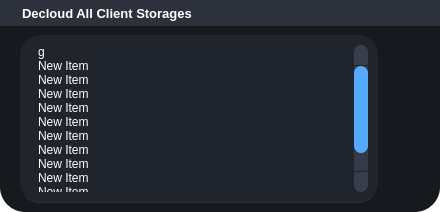
<?xml version="1.0" encoding="UTF-8"?>
<ui version="4.0">
 <class>MainWindow</class>
 <widget class="QMainWindow" name="MainWindow">
  <property name="geometry">
   <rect>
    <x>0</x>
    <y>0</y>
    <width>440</width>
    <height>212</height>
   </rect>
  </property>
  <property name="windowTitle">
   <string>MainWindow</string>
  </property>
  <property name="styleSheet">
   <string notr="true">* {
	border: none;
	background-color:transparent;
	background: transparent;
	padding: 0;
	margin:0;
	color:#fff;
}

#centralwidget {
	background-color: #16191d;
	border-radius: 25px;
}
#headerContainer {
	background-color: #2c313c;
}

QListWidget {	
	background-color: rgba(39, 44, 54, 150);
	padding: 10px;
	border-radius: 20px;
	gridline-color: rgb(44, 49, 60);
	border-bottom: 1px solid rgb(44, 49, 60);
}
QListWidget::item{
	border-color: rgb(44, 49, 60);
	padding-left: 5px;
	padding-right: 5px;
	gridline-color: rgb(44, 49, 60);
}
QListWidget::item:hover{
	background-color: rgba(85, 170, 255, 200);
	border-top-left-radius: 20px;
	
}
QScrollBar:horizontal {
    border: none;
    background: rgb(52, 59, 72);
    height: 14px;
    margin: 0px 21px 0 21px;
	border-radius: 0px;
}
 QScrollBar:vertical {
	border: none;
    background: rgb(52, 59, 72);
    width: 14px;
    margin: 21px 0 21px 0;
	border-radius: 0px;
 }
QHeaderView::section{
	Background-color: rgb(39, 44, 54);
	max-width: 30px;
	border: 1px solid rgb(44, 49, 60);
	border-style: none;
    border-bottom: 1px solid rgb(44, 49, 60);
    border-right: 1px solid rgb(44, 49, 60);
}
QListWidget::horizontalHeader {	
	background-color: rgb(81, 255, 0);
}
QHeaderView::section:horizontal
{
    border: 1px solid rgb(32, 34, 42);
	background-color: rgb(27, 29, 35);
	padding: 3px;
	border-top-left-radius: 7px;
    border-top-right-radius: 7px;
}
QHeaderView::section:vertical
{
    border: 1px solid rgb(44, 49, 60);
}


/* SCROLL BARS */
QScrollBar:horizontal {
    border: none;
    background: rgb(52, 59, 72);
    height: 14px;
    margin: 0px 21px 0 21px;
	border-radius: 0px;
}
QScrollBar::handle:horizontal {
    background: rgb(85, 170, 255);
    min-width: 25px;
	border-radius: 7px
}
QScrollBar::add-line:horizontal {
    border: none;
    background: rgb(55, 63, 77);
    width: 20px;
	border-top-right-radius: 7px;
    border-bottom-right-radius: 7px;
    subcontrol-position: right;
    subcontrol-origin: margin;
}
QScrollBar::sub-line:horizontal {
    border: none;
    background: rgb(55, 63, 77);
    width: 20px;
	border-top-left-radius: 7px;
    border-bottom-left-radius: 7px;
    subcontrol-position: left;
    subcontrol-origin: margin;
}
QScrollBar::up-arrow:horizontal, QScrollBar::down-arrow:horizontal
{
     background: none;
}
QScrollBar::add-page:horizontal, QScrollBar::sub-page:horizontal
{
     background: none;
}
 QScrollBar:vertical {
	border: none;
    background: rgb(52, 59, 72);
    width: 14px;
    margin: 21px 0 21px 0;
	border-radius: 0px;
 }
 QScrollBar::handle:vertical {	
	background: rgb(85, 170, 255);
    min-height: 25px;
	border-radius: 7px
 }
 QScrollBar::add-line:vertical {
     border: none;
    background: rgb(55, 63, 77);
     height: 20px;
	border-bottom-left-radius: 7px;
    border-bottom-right-radius: 7px;
     subcontrol-position: bottom;
     subcontrol-origin: margin;
 }
 QScrollBar::sub-line:vertical {
	border: none;
    background: rgb(55, 63, 77);
     height: 20px;
	border-top-left-radius: 7px;
    border-top-right-radius: 7px;
     subcontrol-position: top;
     subcontrol-origin: margin;
 }
 QScrollBar::up-arrow:vertical, QScrollBar::down-arrow:vertical {
     background: none;
 }

 QScrollBar::add-page:vertical, QScrollBar::sub-page:vertical {
     background: none;
 }</string>
  </property>
  <widget class="QWidget" name="centralwidget">
   <property name="styleSheet">
    <string notr="true"/>
   </property>
   <layout class="QVBoxLayout" name="verticalLayout_2">
    <property name="spacing">
     <number>0</number>
    </property>
    <property name="leftMargin">
     <number>0</number>
    </property>
    <property name="topMargin">
     <number>0</number>
    </property>
    <property name="rightMargin">
     <number>0</number>
    </property>
    <property name="bottomMargin">
     <number>0</number>
    </property>
    <item alignment="Qt::AlignTop">
     <widget class="QWidget" name="headerContainer" native="true">
      <layout class="QHBoxLayout" name="horizontalLayout">
       <property name="spacing">
        <number>0</number>
       </property>
       <property name="leftMargin">
        <number>0</number>
       </property>
       <property name="topMargin">
        <number>5</number>
       </property>
       <property name="rightMargin">
        <number>0</number>
       </property>
       <property name="bottomMargin">
        <number>5</number>
       </property>
       <item alignment="Qt::AlignLeft">
        <widget class="QFrame" name="frame">
         <property name="frameShape">
          <enum>QFrame::StyledPanel</enum>
         </property>
         <property name="frameShadow">
          <enum>QFrame::Raised</enum>
         </property>
         <layout class="QHBoxLayout" name="horizontalLayout_2">
          <property name="spacing">
           <number>5</number>
          </property>
          <property name="leftMargin">
           <number>10</number>
          </property>
          <property name="topMargin">
           <number>0</number>
          </property>
          <property name="rightMargin">
           <number>0</number>
          </property>
          <property name="bottomMargin">
           <number>0</number>
          </property>
          <item>
           <widget class="QLabel" name="label_2">
            <property name="enabled">
             <bool>true</bool>
            </property>
            <property name="maximumSize">
             <size>
              <width>30</width>
              <height>30</height>
             </size>
            </property>
            <property name="font">
             <font>
              <kerning>true</kerning>
             </font>
            </property>
            <property name="frameShape">
             <enum>QFrame::NoFrame</enum>
            </property>
            <property name="text">
             <string/>
            </property>
            <property name="pixmap">
             <pixmap resource="../resources.qrc">:/images/icon.png</pixmap>
            </property>
            <property name="scaledContents">
             <bool>true</bool>
            </property>
           </widget>
          </item>
          <item>
           <widget class="QLabel" name="label">
            <property name="font">
             <font>
              <pointsize>10</pointsize>
              <weight>75</weight>
              <bold>true</bold>
             </font>
            </property>
            <property name="text">
             <string>Decloud All Client Storages</string>
            </property>
           </widget>
          </item>
         </layout>
        </widget>
       </item>
       <item alignment="Qt::AlignRight">
        <widget class="QFrame" name="frame_2">
         <property name="frameShape">
          <enum>QFrame::StyledPanel</enum>
         </property>
         <property name="frameShadow">
          <enum>QFrame::Raised</enum>
         </property>
         <layout class="QHBoxLayout" name="horizontalLayout_3">
          <property name="spacing">
           <number>5</number>
          </property>
          <property name="leftMargin">
           <number>0</number>
          </property>
          <property name="topMargin">
           <number>0</number>
          </property>
          <property name="rightMargin">
           <number>10</number>
          </property>
          <property name="bottomMargin">
           <number>0</number>
          </property>
          <item>
           <widget class="QPushButton" name="minimizeButton">
            <property name="text">
             <string/>
            </property>
            <property name="icon">
             <iconset resource="../resources.qrc">
              <normaloff>:/icons/icons/minus.svg</normaloff>:/icons/icons/minus.svg</iconset>
            </property>
            <property name="iconSize">
             <size>
              <width>20</width>
              <height>20</height>
             </size>
            </property>
           </widget>
          </item>
          <item>
           <widget class="QPushButton" name="closeButton">
            <property name="styleSheet">
             <string notr="true">QPushButton {
	border-radius:5px;
	padding: 1px;
}
QPushButton:hover {
	background-color: rgb(255, 38, 41);
}</string>
            </property>
            <property name="text">
             <string/>
            </property>
            <property name="icon">
             <iconset resource="../resources.qrc">
              <normaloff>:/icons/icons/x.svg</normaloff>:/icons/icons/x.svg</iconset>
            </property>
            <property name="iconSize">
             <size>
              <width>20</width>
              <height>20</height>
             </size>
            </property>
           </widget>
          </item>
         </layout>
        </widget>
       </item>
      </layout>
     </widget>
    </item>
    <item>
     <widget class="QWidget" name="bodyContainer" native="true">
      <property name="sizePolicy">
       <sizepolicy hsizetype="Preferred" vsizetype="Expanding">
        <horstretch>0</horstretch>
        <verstretch>0</verstretch>
       </sizepolicy>
      </property>
      <property name="styleSheet">
       <string notr="true"/>
      </property>
      <layout class="QHBoxLayout" name="horizontalLayout_4">
       <property name="spacing">
        <number>0</number>
       </property>
       <property name="leftMargin">
        <number>20</number>
       </property>
       <property name="topMargin">
        <number>0</number>
       </property>
       <property name="rightMargin">
        <number>20</number>
       </property>
       <property name="bottomMargin">
        <number>0</number>
       </property>
       <item>
        <widget class="QFrame" name="frame_4">
         <property name="frameShape">
          <enum>QFrame::StyledPanel</enum>
         </property>
         <property name="frameShadow">
          <enum>QFrame::Raised</enum>
         </property>
         <layout class="QHBoxLayout" name="horizontalLayout_5">
          <property name="leftMargin">
           <number>0</number>
          </property>
          <property name="rightMargin">
           <number>10</number>
          </property>
          <item>
           <widget class="QListWidget" name="listWidget">
            <item>
             <property name="text">
              <string>g</string>
             </property>
            </item>
            <item>
             <property name="text">
              <string>New Item</string>
             </property>
            </item>
            <item>
             <property name="text">
              <string>New Item</string>
             </property>
            </item>
            <item>
             <property name="text">
              <string>New Item</string>
             </property>
            </item>
            <item>
             <property name="text">
              <string>New Item</string>
             </property>
            </item>
            <item>
             <property name="text">
              <string>New Item</string>
             </property>
            </item>
            <item>
             <property name="text">
              <string>New Item</string>
             </property>
            </item>
            <item>
             <property name="text">
              <string>New Item</string>
             </property>
            </item>
            <item>
             <property name="text">
              <string>New Item</string>
             </property>
            </item>
            <item>
             <property name="text">
              <string>New Item</string>
             </property>
            </item>
            <item>
             <property name="text">
              <string>New Item</string>
             </property>
            </item>
            <item>
             <property name="text">
              <string>New Item</string>
             </property>
            </item>
           </widget>
          </item>
         </layout>
        </widget>
       </item>
       <item>
        <widget class="QFrame" name="frame_3">
         <property name="frameShape">
          <enum>QFrame::StyledPanel</enum>
         </property>
         <property name="frameShadow">
          <enum>QFrame::Raised</enum>
         </property>
         <layout class="QVBoxLayout" name="verticalLayout">
          <property name="spacing">
           <number>20</number>
          </property>
          <property name="leftMargin">
           <number>0</number>
          </property>
          <property name="topMargin">
           <number>20</number>
          </property>
          <property name="rightMargin">
           <number>0</number>
          </property>
          <property name="bottomMargin">
           <number>0</number>
          </property>
          <item>
           <widget class="QPushButton" name="pushButton_3">
            <property name="minimumSize">
             <size>
              <width>30</width>
              <height>30</height>
             </size>
            </property>
            <property name="styleSheet">
             <string notr="true">QPushButton {
	background-repeat:none;
	background-position: center;
	background-image: url(:/icons/icons/check-circle.svg);
}
QPushButton:hover {
	background-image: url(:/icons/icons/check-circle(1).svg);
}</string>
            </property>
            <property name="text">
             <string/>
            </property>
            <property name="iconSize">
             <size>
              <width>30</width>
              <height>30</height>
             </size>
            </property>
           </widget>
          </item>
          <item alignment="Qt::AlignTop">
           <widget class="QPushButton" name="pushButton_4">
            <property name="minimumSize">
             <size>
              <width>30</width>
              <height>30</height>
             </size>
            </property>
            <property name="styleSheet">
             <string notr="true">QPushButton {
	background-repeat:none;
	background-position: center;
	background-image: url(:/icons/icons/x-octagon.svg);
}
QPushButton:hover {
	background-image: url(:/icons/icons/x-octagon(1).svg);
}</string>
            </property>
            <property name="iconSize">
             <size>
              <width>30</width>
              <height>30</height>
             </size>
            </property>
           </widget>
          </item>
          <item>
           <spacer name="verticalSpacer">
            <property name="orientation">
             <enum>Qt::Vertical</enum>
            </property>
            <property name="sizeHint" stdset="0">
             <size>
              <width>20</width>
              <height>40</height>
             </size>
            </property>
           </spacer>
          </item>
         </layout>
        </widget>
       </item>
      </layout>
     </widget>
    </item>
   </layout>
  </widget>
 </widget>
 <resources>
  <include location="../resources.qrc"/>
 </resources>
 <connections/>
</ui>
